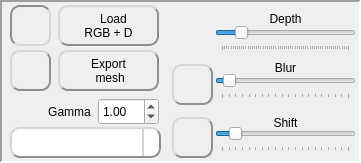
   <widget class="QFrame" name="frame_3D_view">
    <property name="geometry">
     <rect>
      <x>996</x>
      <y>32</y>
      <width>361</width>
      <height>163</height>
     </rect>
    </property>
    <property name="frameShape">
     <enum>QFrame::Panel</enum>
    </property>
    <property name="frameShadow">
     <enum>QFrame::Sunken</enum>
    </property>
    <property name="lineWidth">
     <number>2</number>
    </property>
    <widget class="QLabel" name="label_2">
     <property name="geometry">
      <rect>
       <x>265</x>
       <y>10</y>
       <width>41</width>
       <height>17</height>
      </rect>
     </property>
     <property name="text">
      <string>Depth</string>
     </property>
     <property name="alignment">
      <set>Qt::AlignCenter</set>
     </property>
    </widget>
    <widget class="QSlider" name="horizontalSlider_depth3D">
     <property name="geometry">
      <rect>
       <x>215</x>
       <y>22</y>
       <width>141</width>
       <height>29</height>
      </rect>
     </property>
     <property name="focusPolicy">
      <enum>Qt::StrongFocus</enum>
     </property>
     <property name="toolTip">
      <string>&lt;html&gt;&lt;head/&gt;&lt;body&gt;&lt;p&gt;Use this slider to change the apparent depth of the image&lt;/p&gt;&lt;/body&gt;&lt;/html&gt;</string>
     </property>
     <property name="minimum">
      <number>1</number>
     </property>
     <property name="maximum">
      <number>60</number>
     </property>
     <property name="pageStep">
      <number>1</number>
     </property>
     <property name="value">
      <number>10</number>
     </property>
     <property name="tracking">
      <bool>true</bool>
     </property>
     <property name="orientation">
      <enum>Qt::Horizontal</enum>
     </property>
     <property name="tickPosition">
      <enum>QSlider::TicksBelow</enum>
     </property>
     <property name="tickInterval">
      <number>1</number>
     </property>
    </widget>
    <widget class="QPushButton" name="checkBox_3d_axes">
     <property name="geometry">
      <rect>
       <x>10</x>
       <y>5</y>
       <width>41</width>
       <height>41</height>
      </rect>
     </property>
     <property name="cursor">
      <cursorShape>PointingHandCursor</cursorShape>
     </property>
     <property name="focusPolicy">
      <enum>Qt::NoFocus</enum>
     </property>
     <property name="toolTip">
      <string>&lt;html&gt;&lt;head/&gt;&lt;body&gt;&lt;p&gt;Add x, y and z axes to the 3D scene&lt;/p&gt;&lt;/body&gt;&lt;/html&gt;</string>
     </property>
     <property name="styleSheet">
      <string notr="true">QPushButton {
	background: qlineargradient(x1: 0, y1: 0, x2: 0, y2: 1,
                                      stop: 0 #FFFFFF, stop: 1 #E0E0E0);
	border-radius: 10px;
	border: 2px outset #8f8f91;
	color rgb(0,0,0);
}
QPushButton:checked {
	border: 2px inset #8f8f91;
}
QToolTip {
    border:2px solid black;
	padding:5px;
	background-color:rgb(64,64,64);
	color:white;
	font-size: 14px;
}</string>
     </property>
     <property name="text">
      <string/>
     </property>
     <property name="icon">
      <iconset resource="resources.qrc">
       <normaloff>:/icons/axis-3d-off.png</normaloff>
       <normalon>:/icons/axis-3d.png</normalon>:/icons/axis-3d-off.png</iconset>
     </property>
     <property name="iconSize">
      <size>
       <width>32</width>
       <height>32</height>
      </size>
     </property>
     <property name="checkable">
      <bool>true</bool>
     </property>
     <property name="checked">
      <bool>true</bool>
     </property>
    </widget>
    <widget class="QPushButton" name="checkBox_3d_light">
     <property name="geometry">
      <rect>
       <x>10</x>
       <y>50</y>
       <width>41</width>
       <height>41</height>
      </rect>
     </property>
     <property name="cursor">
      <cursorShape>PointingHandCursor</cursorShape>
     </property>
     <property name="focusPolicy">
      <enum>Qt::NoFocus</enum>
     </property>
     <property name="toolTip">
      <string>&lt;html&gt;&lt;head/&gt;&lt;body&gt;&lt;p&gt;Turn on and off the light in the 3D scene&lt;/p&gt;&lt;/body&gt;&lt;/html&gt;</string>
     </property>
     <property name="styleSheet">
      <string notr="true">QPushButton {
	background: qlineargradient(x1: 0, y1: 0, x2: 0, y2: 1,
                                      stop: 0 #FFFFFF, stop: 1 #E0E0E0);
	border-radius: 10px;
	border: 2px outset #8f8f91;
	color rgb(0,0,0);
}
QPushButton:checked {
	border: 2px inset #8f8f91;
}
QToolTip {
    border:2px solid black;
	padding:5px;
	background-color:rgb(64,64,64);
	color:white;
	font-size: 14px;
}</string>
     </property>
     <property name="text">
      <string/>
     </property>
     <property name="icon">
      <iconset resource="resources.qrc">
       <normaloff>:/icons/light-off.png</normaloff>
       <normalon>:/icons/light-on.png</normalon>:/icons/light-off.png</iconset>
     </property>
     <property name="iconSize">
      <size>
       <width>32</width>
       <height>32</height>
      </size>
     </property>
     <property name="checkable">
      <bool>true</bool>
     </property>
     <property name="checked">
      <bool>false</bool>
     </property>
    </widget>
    <widget class="QPushButton" name="checkBox_3d_blur">
     <property name="geometry">
      <rect>
       <x>172</x>
       <y>64</y>
       <width>41</width>
       <height>41</height>
      </rect>
     </property>
     <property name="cursor">
      <cursorShape>PointingHandCursor</cursorShape>
     </property>
     <property name="focusPolicy">
      <enum>Qt::NoFocus</enum>
     </property>
     <property name="toolTip">
      <string>&lt;html&gt;&lt;head/&gt;&lt;body&gt;&lt;p&gt;Apply a gaussian blur to the depthmap before computing the 3D scene.&lt;/p&gt;&lt;p&gt;It helps defining less abrupt transitions between a near and far away labels&lt;/p&gt;&lt;/body&gt;&lt;/html&gt;</string>
     </property>
     <property name="styleSheet">
      <string notr="true">QPushButton {
	background: qlineargradient(x1: 0, y1: 0, x2: 0, y2: 1,
                                      stop: 0 #FFFFFF, stop: 1 #E0E0E0);
	border-radius: 10px;
	border: 2px outset #8f8f91;
	color rgb(0,0,0);
}
QPushButton:checked {
	border: 2px inset #8f8f91;
}
QToolTip {
    border:2px solid black;
	padding:5px;
	background-color:rgb(64,64,64);
	color:white;
	font-size: 14px;
}</string>
     </property>
     <property name="text">
      <string/>
     </property>
     <property name="icon">
      <iconset resource="resources.qrc">
       <normaloff>:/icons/contours.png</normaloff>
       <normalon>:/icons/blur.png</normalon>:/icons/contours.png</iconset>
     </property>
     <property name="iconSize">
      <size>
       <width>27</width>
       <height>27</height>
      </size>
     </property>
     <property name="checkable">
      <bool>true</bool>
     </property>
     <property name="checked">
      <bool>false</bool>
     </property>
    </widget>
    <widget class="QSlider" name="horizontalSlider_blur_amount">
     <property name="geometry">
      <rect>
       <x>215</x>
       <y>70</y>
       <width>141</width>
       <height>29</height>
      </rect>
     </property>
     <property name="focusPolicy">
      <enum>Qt::StrongFocus</enum>
     </property>
     <property name="toolTip">
      <string>&lt;html&gt;&lt;head/&gt;&lt;body&gt;&lt;p&gt;Apply a gaussian blur to the depthmap before computing the 3D scene.&lt;/p&gt;&lt;p&gt;It helps defining less abrupt transitions between a near and far away labels&lt;/p&gt;&lt;/body&gt;&lt;/html&gt;</string>
     </property>
     <property name="minimum">
      <number>1</number>
     </property>
     <property name="maximum">
      <number>20</number>
     </property>
     <property name="pageStep">
      <number>1</number>
     </property>
     <property name="value">
      <number>2</number>
     </property>
     <property name="tracking">
      <bool>true</bool>
     </property>
     <property name="orientation">
      <enum>Qt::Horizontal</enum>
     </property>
     <property name="tickPosition">
      <enum>QSlider::TicksBelow</enum>
     </property>
     <property name="tickInterval">
      <number>1</number>
     </property>
    </widget>
    <widget class="QLabel" name="label_4">
     <property name="geometry">
      <rect>
       <x>265</x>
       <y>59</y>
       <width>41</width>
       <height>17</height>
      </rect>
     </property>
     <property name="text">
      <string>Blur</string>
     </property>
     <property name="alignment">
      <set>Qt::AlignCenter</set>
     </property>
    </widget>
    <widget class="QPushButton" name="button_load_rgbd">
     <property name="geometry">
      <rect>
       <x>58</x>
       <y>5</y>
       <width>101</width>
       <height>41</height>
      </rect>
     </property>
     <property name="cursor">
      <cursorShape>PointingHandCursor</cursorShape>
     </property>
     <property name="focusPolicy">
      <enum>Qt::NoFocus</enum>
     </property>
     <property name="toolTip">
      <string>&lt;html&gt;&lt;head/&gt;&lt;body&gt;&lt;p&gt;Render already produced image + depthmap image files.&lt;/p&gt;&lt;p&gt;In this mode, the label gradient tools are not available&lt;/p&gt;&lt;/body&gt;&lt;/html&gt;</string>
     </property>
     <property name="styleSheet">
      <string notr="true">QPushButton {
	background: qlineargradient(x1: 0, y1: 0, x2: 0, y2: 1,
                                      stop: 0 #FFFFFF, stop: 1 #E0E0E0);
	border-radius: 10px;
	border: 2px outset #8f8f91;
	color rgb(0,0,0);
}
QPushButton:pressed {
	border: 2px inset #8f8f91;
}
QToolTip {
    border:2px solid black;
	padding:5px;
	background-color:rgb(64,64,64);
	color:white;
	font-size: 14px;
}</string>
     </property>
     <property name="text">
      <string>   Load
RGB + D</string>
     </property>
     <property name="icon">
      <iconset>
       <normalon>:/icons/color-balance.png</normalon>
      </iconset>
     </property>
     <property name="iconSize">
      <size>
       <width>28</width>
       <height>28</height>
      </size>
     </property>
    </widget>
    <widget class="QLabel" name="label_3">
     <property name="geometry">
      <rect>
       <x>265</x>
       <y>114</y>
       <width>41</width>
       <height>17</height>
      </rect>
     </property>
     <property name="text">
      <string>Shift</string>
     </property>
     <property name="alignment">
      <set>Qt::AlignCenter</set>
     </property>
    </widget>
    <widget class="QPushButton" name="checkBox_3d_anaglyph">
     <property name="geometry">
      <rect>
       <x>172</x>
       <y>117</y>
       <width>41</width>
       <height>41</height>
      </rect>
     </property>
     <property name="cursor">
      <cursorShape>PointingHandCursor</cursorShape>
     </property>
     <property name="focusPolicy">
      <enum>Qt::NoFocus</enum>
     </property>
     <property name="toolTip">
      <string>&lt;html&gt;&lt;head/&gt;&lt;body&gt;&lt;p&gt;Display the 3D scene in anaglyph mode, that you can view with colored-glasses googles (red &amp;amp; cyan)&lt;/p&gt;&lt;/body&gt;&lt;/html&gt;</string>
     </property>
     <property name="styleSheet">
      <string notr="true">QPushButton {
	background: qlineargradient(x1: 0, y1: 0, x2: 0, y2: 1,
                                      stop: 0 #FFFFFF, stop: 1 #E0E0E0);
	border-radius: 10px;
	border: 2px outset #8f8f91;
	color rgb(0,0,0);
}
QPushButton:checked {
	border: 2px inset #8f8f91;
}
QToolTip {
    border:2px solid black;
	padding:5px;
	background-color:rgb(64,64,64);
	color:white;
	font-size: 14px;
}</string>
     </property>
     <property name="text">
      <string/>
     </property>
     <property name="icon">
      <iconset resource="resources.qrc">
       <normaloff>:/icons/glasses.png</normaloff>
       <normalon>:/icons/anaglyph.png</normalon>:/icons/glasses.png</iconset>
     </property>
     <property name="iconSize">
      <size>
       <width>32</width>
       <height>32</height>
      </size>
     </property>
     <property name="checkable">
      <bool>true</bool>
     </property>
     <property name="checked">
      <bool>false</bool>
     </property>
    </widget>
    <widget class="QSlider" name="horizontalSlider_anaglyph_shift">
     <property name="geometry">
      <rect>
       <x>215</x>
       <y>123</y>
       <width>141</width>
       <height>29</height>
      </rect>
     </property>
     <property name="focusPolicy">
      <enum>Qt::StrongFocus</enum>
     </property>
     <property name="toolTip">
      <string>&lt;html&gt;&lt;head/&gt;&lt;body&gt;&lt;p&gt;Use this slider to change the color shift of the anaglyph view.&lt;/p&gt;&lt;p&gt;Be careful, higher values can stress your eyes&lt;/p&gt;&lt;/body&gt;&lt;/html&gt;</string>
     </property>
     <property name="minimum">
      <number>1</number>
     </property>
     <property name="maximum">
      <number>20</number>
     </property>
     <property name="pageStep">
      <number>1</number>
     </property>
     <property name="value">
      <number>3</number>
     </property>
     <property name="tracking">
      <bool>true</bool>
     </property>
     <property name="orientation">
      <enum>Qt::Horizontal</enum>
     </property>
     <property name="tickPosition">
      <enum>QSlider::TicksBelow</enum>
     </property>
     <property name="tickInterval">
      <number>1</number>
     </property>
    </widget>
    <widget class="QComboBox" name="comboBox_3d_tint">
     <property name="geometry">
      <rect>
       <x>10</x>
       <y>127</y>
       <width>151</width>
       <height>31</height>
      </rect>
     </property>
     <property name="toolTip">
      <string>&lt;html&gt;&lt;head/&gt;&lt;body&gt;&lt;p&gt;Try to minimize the &amp;quot;ghosting&amp;quot; effect in red/cyan anaglyph 3D mode.&lt;/p&gt;&lt;p&gt;&lt;br/&gt;Changing the tint of the image can help avoiding disturbing colors&lt;/p&gt;&lt;/body&gt;&lt;/html&gt;</string>
     </property>
     <property name="styleSheet">
      <string notr="true">QComboBox {
	background: qlineargradient(x1: 0, y1: 0, x2: 0, y2: 1,
                                      stop: 0 #FFFFFF, stop: 1 #E0E0E0);
	border-radius: 10px;
	border: 2px outset #8f8f91;
	color rgb(0,0,0);
}

QComboBox::drop-down {
	subcontrol-origin: padding;
    subcontrol-position: top right;
    width: 15px;
	border-radius: 10px;
	border-left: 2px outset #8f8f91;
	color rgb(0,0,0);
}

QComboBox::down-arrow {
     image: url(:/icons/combobox-arrow.png);
}

QComboBox QAbstractItemView {
	border: 2px solid lightgray;
	color: rgb(255,255,255);
	selection-color: rgb(0,0,0);
	selection-background-color: rgb(64,64,64);
}

QToolTip {
    border:2px solid black;
	padding:5px;
	background-color:rgb(64,64,64);
	color:white;
	font-size: 14px;
}</string>
     </property>
    </widget>
    <widget class="QDoubleSpinBox" name="doubleSpinBox_gamma">
     <property name="geometry">
      <rect>
       <x>98</x>
       <y>98</y>
       <width>61</width>
       <height>27</height>
      </rect>
     </property>
     <property name="toolTip">
      <string>&lt;html&gt;&lt;head/&gt;&lt;body&gt;&lt;p&gt;Adjust the gamma of the image.&lt;/p&gt;&lt;p&gt;Useful if you are viewing the 3D scene in red-cyan anaglyph stereo mode&lt;/p&gt;&lt;/body&gt;&lt;/html&gt;</string>
     </property>
     <property name="keyboardTracking">
      <bool>false</bool>
     </property>
     <property name="maximum">
      <double>50.000000000000000</double>
     </property>
     <property name="singleStep">
      <double>0.100000000000000</double>
     </property>
     <property name="value">
      <double>1.000000000000000</double>
     </property>
    </widget>
    <widget class="QLabel" name="label_9">
     <property name="geometry">
      <rect>
       <x>44</x>
       <y>103</y>
       <width>51</width>
       <height>17</height>
      </rect>
     </property>
     <property name="text">
      <string>Gamma</string>
     </property>
     <property name="alignment">
      <set>Qt::AlignCenter</set>
     </property>
    </widget>
    <widget class="QLabel" name="label_gamma">
     <property name="geometry">
      <rect>
       <x>14</x>
       <y>98</y>
       <width>26</width>
       <height>26</height>
      </rect>
     </property>
     <property name="toolTip">
      <string>&lt;html&gt;&lt;head/&gt;&lt;body&gt;&lt;p&gt;Adjust the gamma of the image.&lt;/p&gt;&lt;p&gt;Useful if you are viewing the 3D scene in red-cyan anaglyph stereo mode&lt;/p&gt;&lt;/body&gt;&lt;/html&gt;</string>
     </property>
     <property name="text">
      <string/>
     </property>
     <property name="pixmap">
      <pixmap resource="resources.qrc">:/icons/gamma.png</pixmap>
     </property>
     <property name="scaledContents">
      <bool>true</bool>
     </property>
    </widget>
    <widget class="QLabel" name="label_3d_depth">
     <property name="geometry">
      <rect>
       <x>180</x>
       <y>18</y>
       <width>32</width>
       <height>32</height>
      </rect>
     </property>
     <property name="toolTip">
      <string>&lt;html&gt;&lt;head/&gt;&lt;body&gt;&lt;p&gt;Reduce or increase  the depth factor&lt;/p&gt;&lt;/body&gt;&lt;/html&gt;</string>
     </property>
     <property name="text">
      <string/>
     </property>
     <property name="pixmap">
      <pixmap resource="resources.qrc">:/icons/3d-depth.png</pixmap>
     </property>
     <property name="scaledContents">
      <bool>true</bool>
     </property>
    </widget>
    <widget class="QPushButton" name="button_save_ply">
     <property name="geometry">
      <rect>
       <x>58</x>
       <y>50</y>
       <width>101</width>
       <height>41</height>
      </rect>
     </property>
     <property name="cursor">
      <cursorShape>PointingHandCursor</cursorShape>
     </property>
     <property name="focusPolicy">
      <enum>Qt::NoFocus</enum>
     </property>
     <property name="toolTip">
      <string>&lt;html&gt;&lt;head/&gt;&lt;body&gt;&lt;p&gt;Export the 3D mesh to the &amp;quot;Polygon File Format&amp;quot; &lt;span style=&quot; font-weight:600;&quot;&gt;.ply&lt;/span&gt;&lt;/p&gt;&lt;p&gt;This format is widely supported by 3D tools. &lt;span style=&quot; font-weight:600;&quot;&gt;MeshLab&lt;/span&gt; is an open-source 3D editor which reads it perfectly.&lt;/p&gt;&lt;p&gt;&lt;br/&gt;&lt;/p&gt;&lt;p&gt;What the .ply file is made of:&lt;/p&gt;&lt;p&gt;* ASCII type, which makes it readable and editable directly by a human being - the downsides are a (much) bigger file size than Binary type, and a potential problem with the decimal character not set to comma &amp;quot;,&amp;quot;&lt;/p&gt;&lt;p&gt;* No textures, each vertex is defined along with its own color&lt;/p&gt;&lt;p&gt;* Some triangles are &lt;span style=&quot; font-style:italic;&quot;&gt;null&lt;/span&gt;, and are easily discarded by MeshLab&lt;/p&gt;&lt;p&gt;* The file size can be drastically reduced by simplifying the mesh and saving it in binary format -&amp;gt; less polygons and file at least two times smaller!&lt;/p&gt;&lt;/body&gt;&lt;/html&gt;</string>
     </property>
     <property name="styleSheet">
      <string notr="true">QPushButton {
	background: qlineargradient(x1: 0, y1: 0, x2: 0, y2: 1,
                                      stop: 0 #FFFFFF, stop: 1 #E0E0E0);
	border-radius: 10px;
	border: 2px outset #8f8f91;
	color rgb(0,0,0);
}
QPushButton:pressed {
	border: 2px inset #8f8f91;
}
QToolTip {
    border:2px solid black;
	padding:5px;
	background-color:rgb(64,64,64);
	color:white;
	font-size: 14px;
}</string>
     </property>
     <property name="text">
      <string>Export
 mesh</string>
     </property>
     <property name="icon">
      <iconset>
       <normalon>:/icons/3d-quality.png</normalon>
      </iconset>
     </property>
     <property name="iconSize">
      <size>
       <width>32</width>
       <height>32</height>
      </size>
     </property>
    </widget>
    <zorder>label_2</zorder>
    <zorder>horizontalSlider_depth3D</zorder>
    <zorder>checkBox_3d_axes</zorder>
    <zorder>checkBox_3d_light</zorder>
    <zorder>checkBox_3d_blur</zorder>
    <zorder>horizontalSlider_blur_amount</zorder>
    <zorder>label_4</zorder>
    <zorder>button_load_rgbd</zorder>
    <zorder>label_3</zorder>
    <zorder>checkBox_3d_anaglyph</zorder>
    <zorder>horizontalSlider_anaglyph_shift</zorder>
    <zorder>comboBox_3d_tint</zorder>
    <zorder>doubleSpinBox_gamma</zorder>
    <zorder>label_gamma</zorder>
    <zorder>label_9</zorder>
    <zorder>label_3d_depth</zorder>
    <zorder>button_save_ply</zorder>
   </widget>
